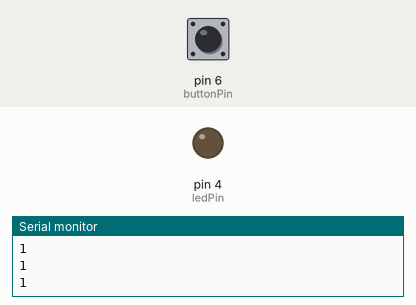
Simulated run of this sketch. Board: Arduino Uno, built with avr-gcc and run on an emulated ATmega328P. Shown: output pins drawn as LEDs (lit = HIGH), the last lines printed to the serial monitor. The test bench sets the inputs (shaded band); at power-on: pin 6 (buttonPin) HIGH.

Above: at 1.2 s.
1.3 s: pin 6 (buttonPin) pulled LOW for 0.15 s
At 1.37 s:
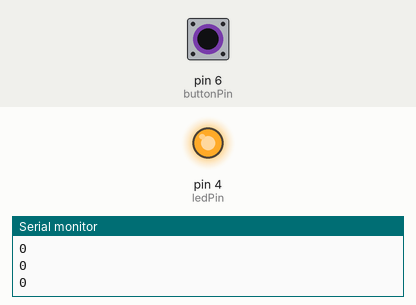
2.9 s: pin 6 (buttonPin) pulled LOW for 3.2 s
At 6.8 s:
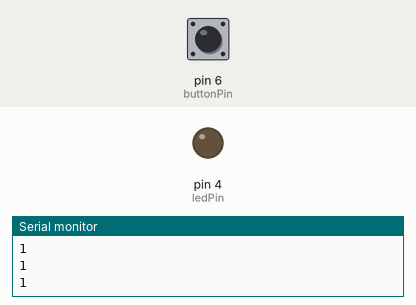
Timing chart, 0 to 8.3 s (numbered marks = the images above; inputs shaded):
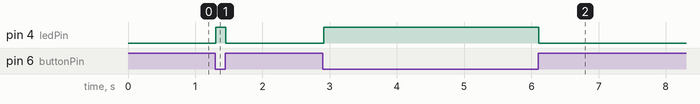

Measured:
- after the input at 1.3 s, pin 4 (ledPin): LOW → HIGH at once, → LOW 0.15 s later
- after the input at 2.9 s, pin 4 (ledPin): LOW → HIGH at once, → LOW 3.2 s later

The sketch:

Switch_Read_Example_1.ino
```cpp
// Example 3
const int buttonPin = 6; // Define pin number for button
const int ledPin = 4; // Define pin number for LED

void setup() {
pinMode(buttonPin, INPUT_PULLUP); // Set button pin as input with pull-up resistor
pinMode(ledPin, OUTPUT); // Set LED pin as output
Serial.begin(9600); // Initialize serial communication
}

void loop() {
int buttonState = digitalRead(buttonPin); // Read state of button
int buttonPressed = 0; // Initialize variable to 0
if (buttonState == LOW) { // If the button is pressed
buttonPressed = 1; // Set variable to 1
}
digitalWrite(ledPin, buttonPressed); // Set LED state to buttonPressed variable
Serial.println(buttonState); // Print button state to serial monitor
delay(10); // Wait for 10ms
}
```
